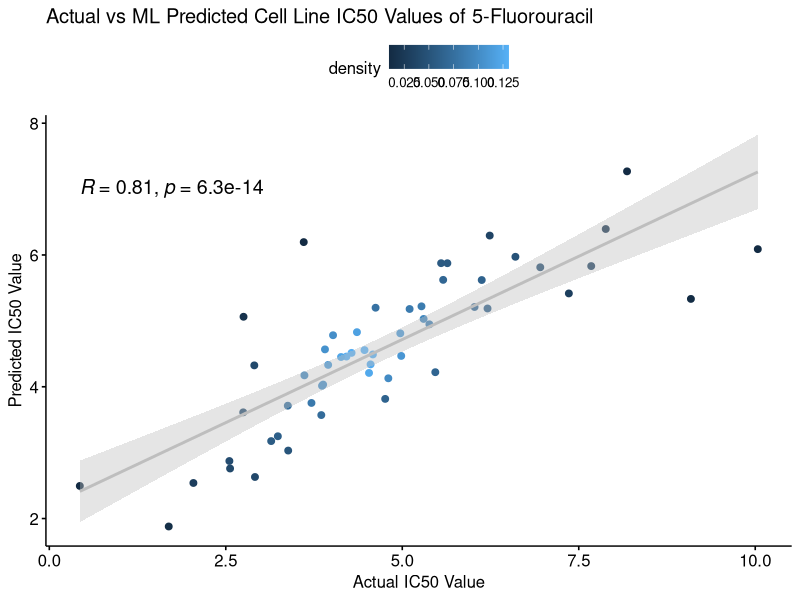

Write R code to recreate this figure.
library(ggplot2)
library(MASS)
library(ggpubr)

getwd()


#test data, working to implement actual prediction data
data <- read.csv("./predictions/dnn/gene_predict_IC50_2023_10_17_19_34_05.csv",sep=",",header=T,stringsAsFactors = F)

# density <- kde2d(data$actual, data$y, n=100)
# scatterplot <- ggplot(data, aes(x = x, y = y)) +
#   geom_point() +
#   #geom_density_2d(data = as.data.frame(density), aes(x = x, y = y)) +
#   labs(x = "X", y = "Y", title = "Scatterplot") +
#   theme_minimal()


#code from the paper
calc_density <- function(x, y){
  #KDE calculation
  dens <- kde2d(x, y, n=50)
  
  #which interview from 1 to n each x falls onto
  ix <- findInterval(x, dens$x)
  iy <- findInterval(y, dens$y)
  
  #matrix of x and y intervals
  ii <- cbind(ix, iy)
  
  #KDE values for each (x,y)
  d = dens$z[ii]
  
  return(d)
}
  
data$density<-calc_density(data$actual, data$pred)
  
  


g <- ggscatter(
  data, x = "actual", y = "predictions",
  
  #adds a regression line
  add ='reg.line', 
  
  #adds confidence intervals
  conf.int = TRUE, 
  
  #adds coorlation coefficient, p value, change letter size
  cor.coef = TRUE, cor.method = 'pearson', cor.coef.size = 5,
  
  #adds density of each point as a color
  color = "density",
  
  #add coloring
  add.params = list(color="gray"), 
  
  #adds x and y labels
  xlab = "Actual IC50 Value", ylab = 'Predicted IC50 Value', title ="Actual vs ML Predicted Cell Line IC50 Values of 5-Fluorouracil"
  
  
  )
print(g)
